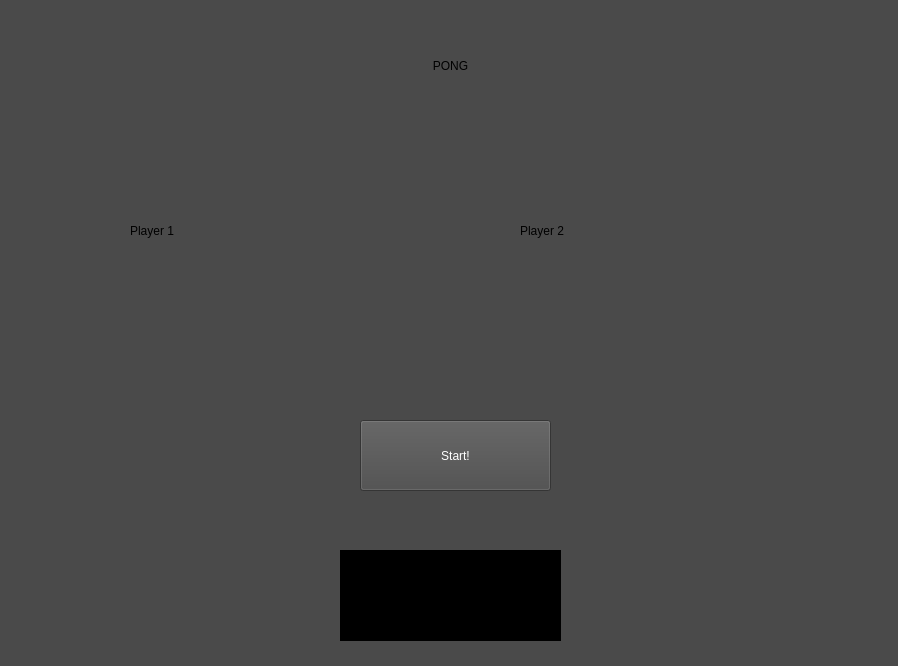
<?xml version="1.0" encoding="UTF-8"?>
<ui version="4.0">
 <class>MainWindow</class>
 <widget class="QMainWindow" name="MainWindow">
  <property name="geometry">
   <rect>
    <x>0</x>
    <y>0</y>
    <width>898</width>
    <height>666</height>
   </rect>
  </property>
  <property name="windowTitle">
   <string>MainWindow</string>
  </property>
  <property name="styleSheet">
   <string notr="true">background-color: rgb(74, 74, 74);</string>
  </property>
  <widget class="QWidget" name="centralwidget">
   <widget class="QLabel" name="label">
    <property name="geometry">
     <rect>
      <x>220</x>
      <y>0</y>
      <width>461</width>
      <height>131</height>
     </rect>
    </property>
    <property name="styleSheet">
     <string notr="true">font: 48pt &quot;OCR A Extended&quot;;</string>
    </property>
    <property name="text">
     <string>PONG</string>
    </property>
    <property name="alignment">
     <set>Qt::AlignCenter</set>
    </property>
   </widget>
   <widget class="QLabel" name="codigo_match">
    <property name="geometry">
     <rect>
      <x>340</x>
      <y>550</y>
      <width>221</width>
      <height>91</height>
     </rect>
    </property>
    <property name="styleSheet">
     <string notr="true">background-color: rgb(255, 255, 255);
color: rgb(255, 255, 255);
font: 48pt &quot;OCR A Extended&quot;;
background-color: rgb(0, 0, 0);</string>
    </property>
    <property name="text">
     <string/>
    </property>
    <property name="alignment">
     <set>Qt::AlignCenter</set>
    </property>
   </widget>
   <widget class="QLabel" name="label_3">
    <property name="geometry">
     <rect>
      <x>130</x>
      <y>200</y>
      <width>271</width>
      <height>61</height>
     </rect>
    </property>
    <property name="styleSheet">
     <string notr="true">font: 40pt &quot;OCR A Extended&quot;;</string>
    </property>
    <property name="text">
     <string>Player 1</string>
    </property>
   </widget>
   <widget class="QLabel" name="label_4">
    <property name="geometry">
     <rect>
      <x>520</x>
      <y>200</y>
      <width>271</width>
      <height>61</height>
     </rect>
    </property>
    <property name="styleSheet">
     <string notr="true">font: 40pt &quot;OCR A Extended&quot;;</string>
    </property>
    <property name="text">
     <string>Player 2</string>
    </property>
   </widget>
   <widget class="QLabel" name="player1">
    <property name="geometry">
     <rect>
      <x>150</x>
      <y>290</y>
      <width>211</width>
      <height>61</height>
     </rect>
    </property>
    <property name="styleSheet">
     <string notr="true">font: 20pt &quot;OCR A Extended&quot;;
color: rgb(255, 255, 255);</string>
    </property>
    <property name="text">
     <string/>
    </property>
    <property name="alignment">
     <set>Qt::AlignCenter</set>
    </property>
   </widget>
   <widget class="QLabel" name="player2">
    <property name="geometry">
     <rect>
      <x>530</x>
      <y>290</y>
      <width>211</width>
      <height>61</height>
     </rect>
    </property>
    <property name="styleSheet">
     <string notr="true">font: 20pt &quot;OCR A Extended&quot;;
color: rgb(255, 255, 255);</string>
    </property>
    <property name="text">
     <string/>
    </property>
    <property name="alignment">
     <set>Qt::AlignCenter</set>
    </property>
   </widget>
   <widget class="QPushButton" name="boton_start_game">
    <property name="geometry">
     <rect>
      <x>360</x>
      <y>420</y>
      <width>191</width>
      <height>71</height>
     </rect>
    </property>
    <property name="styleSheet">
     <string notr="true">font: 20pt &quot;OCR A Extended&quot;;
color: rgb(255, 255, 255);</string>
    </property>
    <property name="text">
     <string>Start!</string>
    </property>
   </widget>
  </widget>
 </widget>
 <resources/>
 <connections/>
</ui>
